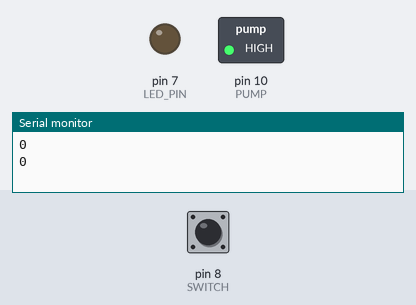
Bench run of a sketch on a simulated Arduino Uno, built with avr-gcc and run on an emulated ATmega328P. Shown: switched loads named in the sketch (green lamp = pin HIGH), output pins drawn as LEDs (lit = HIGH), the last lines printed to the serial monitor. The test bench sets the inputs (shaded band); at power-on: pin 8 (SWITCH) HIGH.

Above: at 1.2 s.
1.3 s: pin 8 (SWITCH) pulled LOW for 0.15 s
At 2.2 s:
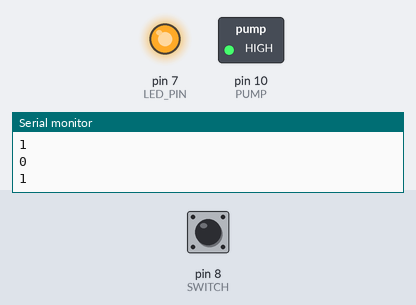
2.9 s: pin 8 (SWITCH) pulled LOW for 1 s
At 3.4 s:
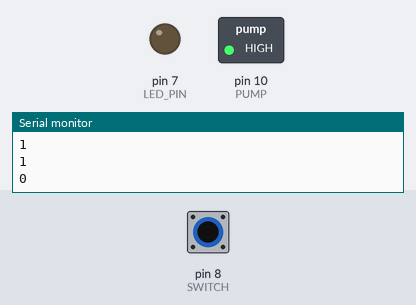
5.4 s: pin 8 (SWITCH) pulled LOW for 3.2 s
At 6.5 s:
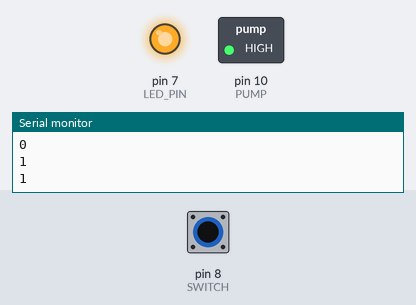
Timing chart, 0 to 8.4 s (numbered marks = the images above; inputs shaded):
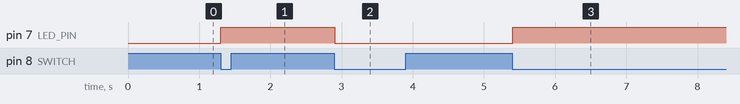

The sketch:

switch.ino
```cpp
#define LED_PIN	7
#define SWITCH 8
#define PUMP 10
#define RX 2
#define TX 3

int readValue = -1;
bool switch_on = false;
#include <SoftwareSerial.h>

const String ssid   = "KT_GiGA_3A57";
const String password = "8aek04zh16";
SoftwareSerial espSerial(RX, TX); // RX, TX

void setup() {
  // put your setup code here, to run once:
  pinMode(LED_PIN, OUTPUT);
  pinMode(SWITCH, INPUT_PULLUP);
  pinMode(PUMP,OUTPUT);
  Serial.begin(9600);
  espSerial.begin(9600);       // ESP-01과 연결
  digitalWrite(LED_PIN,LOW);
  digitalWrite(PUMP,HIGH);
}

void loop() {
  // put your main code here, to run repeatedly:
  int temp = !digitalRead(SWITCH);
  // Serial.println(readValue);
  if (temp!=readValue){
    readValue=temp;
    if (temp==1){
    switch_on = !switch_on;
    }
    Serial.println(readValue);
    Serial.println(switch_on);
    if(switch_on == true){
      digitalWrite(LED_PIN,HIGH);
      // digitalWrite(PUMP,LOW);
    }
    else{
      digitalWrite(LED_PIN,LOW);
      // digitalWrite(PUMP,HIGH);
    }
  }
  delay(100);
}

String sendAT(String cmd) {
  espSerial.println(cmd);
  Serial.println(">>>>>>>> " + cmd);
  unsigned long t_start = millis();
  String response = "";
  while (millis() - t_start < 5000) {
    while (espSerial.available()) {
      char c = espSerial.read();
      response += c;
      if (response.indexOf("OK") != -1 || response.indexOf("ERROR") != -1 || response.indexOf("FAIL") != -1) {
        delay(1000);
        return response;
      }
    }
  }
}
```

Measured:
- after the input at 1.3 s, pin 7 (LED_PIN): LOW → HIGH at once
- after the input at 2.9 s, pin 7 (LED_PIN): HIGH → LOW at once
- after the input at 5.4 s, pin 7 (LED_PIN): LOW → HIGH at once
